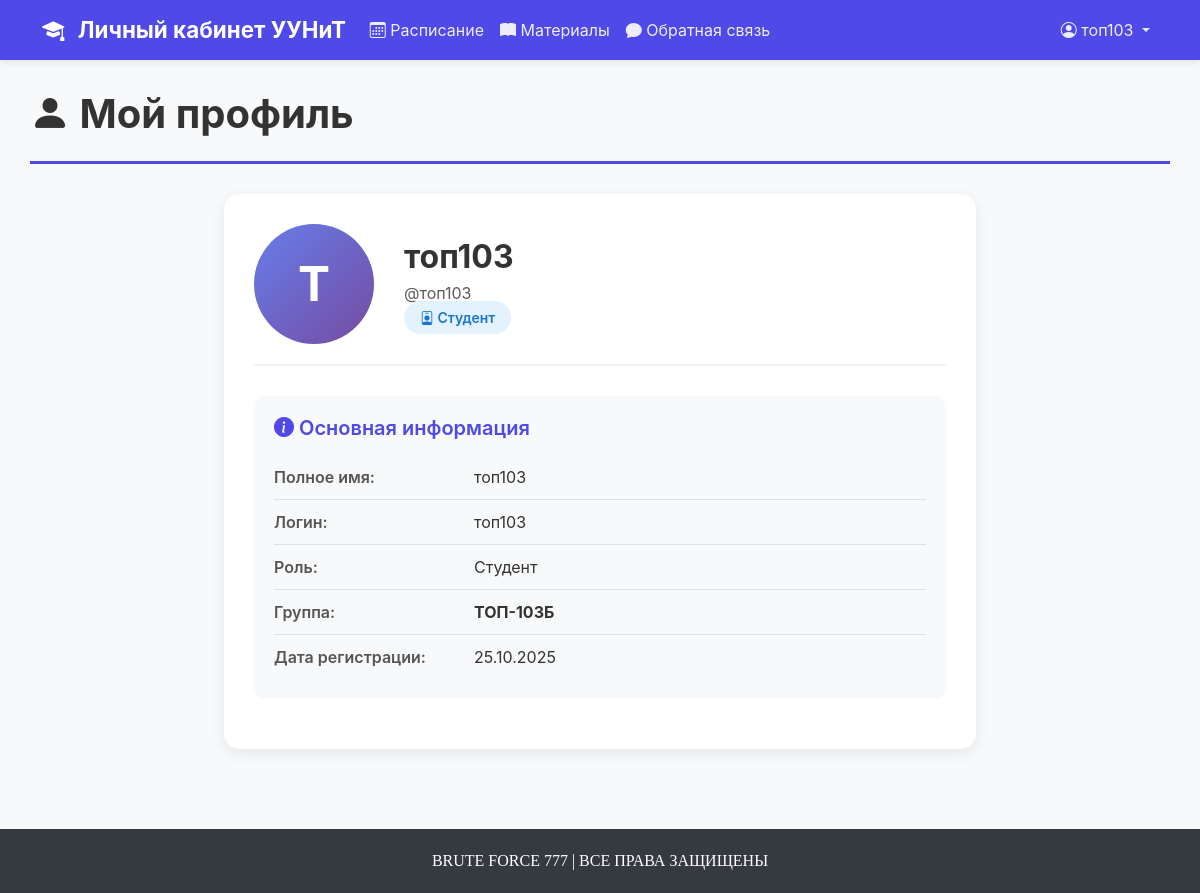
The app's page /student/profile (signed in) with its own data.
### data/users.py (models this page shows, shortened)
class User(SqlAlchemyBase):
    __tablename__ = 'users'
    id = sqlalchemy.Column(sqlalchemy.Integer, primary_key=True, autoincrement=True)
    username = sqlalchemy.Column(sqlalchemy.String, unique=True, nullable=False)
    password_hash = sqlalchemy.Column(sqlalchemy.String, nullable=False)
    full_name = sqlalchemy.Column(sqlalchemy.String, nullable=False)
    role = sqlalchemy.Column(sqlalchemy.String, nullable=False)  # 'student' или 'teacher'
    group_name = sqlalchemy.Column(sqlalchemy.String, nullable=True)
    created_at = sqlalchemy.Column(sqlalchemy.DateTime, default=sqlalchemy.func.now())

### app.py (the view)
@app.route('/student/profile')
@login_required_custom
def student_profile():
    if session.get('role') != 'student':
        return redirect(url_for('teacher_profile'))
    db_sess = db_session.create_session()
    user = db_sess.query(User).get(session['user_id'])
    db_sess.close()
    return render_template('profile.html', user=user)

### app.py (called while the page is built)
def login_required_custom(f):
    @wraps(f)
    def decorated_function(*args, **kwargs):
        if 'user_id' not in session:
            return redirect(url_for('login'))
        return f(*args, **kwargs)
    return decorated_function

### data/db_session.py (called while the page is built)
def create_session() -> Session:
    global __factory
    return __factory()

### templates/profile.html (shortened to what this page needs)
{% extends "base.html" %} {% block title %}Профиль{% endblock %}  {% block content %}
<div class="page-header">
    <h1><i class="bi bi-person-fill"></i> Мой профиль</h1>
</div>
<div class="row">
    <div class="col-lg-8 mx-auto">
        <div class="profile-card">
            <div class="profile-header">
                <div class="profile-avatar">
                    {{ session.username[0]|upper }}
                </div>
                <div class="profile-info">
                    <h2>{{ user.full_name }}</h2>
                    <p class="text-muted">@{{ user.username }}</p>
                    {% if user.role == 'student' %}
                    <span class="badge-role badge-student">
                        <i class="bi bi-person-badge"></i> Студент
                    </span> {% else %}
                    <span class="badge-role badge-teacher">
                        <i class="bi bi-person-workspace"></i> Преподаватель
                    </span> {% endif %}
                </div>
            </div>
            <div class="info-block">
                <h5><i class="bi bi-info-circle-fill"></i> Основная информация</h5>
                <div class="info-row">
                    <div class="info-label">Полное имя:</div>
                    <div class="info-value">{{ user.full_name }}</div>
                </div>
                <div class="info-row">
                    <div class="info-label">Логин:</div>
                    <div class="info-value">{{ user.username }}</div>
                </div>
                <div class="info-row">
                    <div class="info-label">Роль:</div>
                    <div class="info-value">
                        {% if user.role == 'student' %}Студент{% else %}Преподаватель{% endif %}
                    </div>
                </div>
                {% if user.role == 'student' %}
                <div class="info-row">
                    <div class="info-label">Группа:</div>
                    <div class="info-value"><strong>{{ user.group_name }}</strong></div>
                </div>
                {% endif %}
                <div class="info-row">
                    <div class="info-label">Дата регистрации:</div>
                    <div class="info-value">{{ user.created_at.strftime('%d.%m.%Y') }}</div>
                </div>
            </div>
        </div>
    </div>
</div>
{% endblock %}

### templates/base.html (style rules this page uses)
:root { --primary-color: #4e49e7; --primary-hover: #5a54ff; --secondary-color: #6c757d; --success-color: #28a745; --danger-color: #dc3545; --warning-color: #ffc107; }
body { font-family: -apple-system, BlinkMacSystemFont, 'Segoe UI', Roboto, 'Helvetica Neue', Arial, sans-serif; background: #f8f9fa; min-height: 100vh; height: 100%; margin: 0; padding: 0; display: flex; flex-direction: column; }
.page-header { margin-bottom: 30px; padding-bottom: 15px; border-bottom: 3px solid var(--primary-color); }
.page-header h1 { color: #333; font-weight: 700; }

### templates/profile.html (style rules this page uses)
.profile-card { background: white; border-radius: 15px; padding: 30px; box-shadow: 0 4px 15px rgba(0, 0, 0, 0.08); }
.profile-header { display: flex; align-items: center; gap: 30px; margin-bottom: 30px; padding-bottom: 20px; border-bottom: 2px solid #f0f0f0; }
.profile-avatar { width: 120px; height: 120px; border-radius: 50%; background: linear-gradient(135deg, #667eea 0%, #764ba2 100%); display: flex; align-items: center; justify-content: center; font-size: 48px; color: white; font-weight: bold; }
.profile-info h2 { margin: 0; color: #333; font-weight: 700; }
.profile-info p { margin: 5px 0 0 0; color: #666; }
.info-block { background: #f8f9fa; padding: 20px; border-radius: 10px; margin-bottom: 20px; }
.info-block h5 { color: var(--primary-color); margin-bottom: 15px; font-weight: 600; }
.info-row { display: flex; padding: 10px 0; border-bottom: 1px solid #e0e0e0; }
.info-row:last-child { border-bottom: none; }
.info-label { font-weight: 600; color: #555; width: 200px; }
.info-value { color: #333; flex: 1; }
.badge-role { padding: 8px 16px; border-radius: 20px; font-size: 14px; font-weight: 600; }
.badge-student { background: #e3f2fd; color: #1976d2; }

### records on screen
User: full_name "топ103", username "топ103", group_name "ТОП-103Б", created_at "25.10.2025"

### other values on screen
{{ session.username }} "топ103"
{{ session.username[0]|upper }} "Т"
